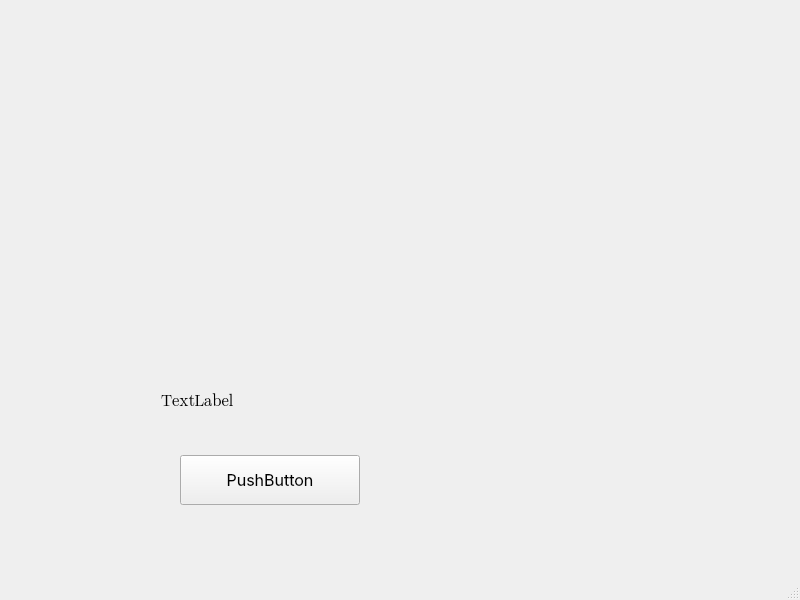
<?xml version="1.0" encoding="UTF-8"?>
<ui version="4.0">
 <class>MainWindow</class>
 <widget class="QMainWindow" name="MainWindow">
  <property name="enabled">
   <bool>true</bool>
  </property>
  <property name="geometry">
   <rect>
    <x>0</x>
    <y>0</y>
    <width>800</width>
    <height>600</height>
   </rect>
  </property>
  <property name="mouseTracking">
   <bool>false</bool>
  </property>
  <property name="tabletTracking">
   <bool>false</bool>
  </property>
  <property name="windowTitle">
   <string>Birthday Reminder</string>
  </property>
  <property name="autoFillBackground">
   <bool>true</bool>
  </property>
  <property name="tabShape">
   <enum>QTabWidget::Rounded</enum>
  </property>
  <widget class="QWidget" name="centralwidget">
   <widget class="QLabel" name="text_upper_button">
    <property name="geometry">
     <rect>
      <x>161</x>
      <y>366</y>
      <width>311</width>
      <height>71</height>
     </rect>
    </property>
    <property name="font">
     <font>
      <family>Segoe UI Emoji</family>
      <pointsize>12</pointsize>
     </font>
    </property>
    <property name="text">
     <string>TextLabel</string>
    </property>
    <property name="textFormat">
     <enum>Qt::PlainText</enum>
    </property>
   </widget>
   <widget class="QLabel" name="image">
    <property name="geometry">
     <rect>
      <x>140</x>
      <y>87</y>
      <width>271</width>
      <height>291</height>
     </rect>
    </property>
    <property name="text">
     <string/>
    </property>
    <property name="pixmap">
     <pixmap>../graphics/bird.png</pixmap>
    </property>
    <property name="scaledContents">
     <bool>false</bool>
    </property>
   </widget>
   <widget class="QPushButton" name="buttonAdd">
    <property name="geometry">
     <rect>
      <x>180</x>
      <y>455</y>
      <width>180</width>
      <height>50</height>
     </rect>
    </property>
    <property name="font">
     <font>
      <family>Inter</family>
      <pointsize>12</pointsize>
     </font>
    </property>
    <property name="text">
     <string>PushButton</string>
    </property>
   </widget>
  </widget>
  <widget class="QStatusBar" name="statusbar"/>
 </widget>
 <resources/>
 <connections/>
</ui>
